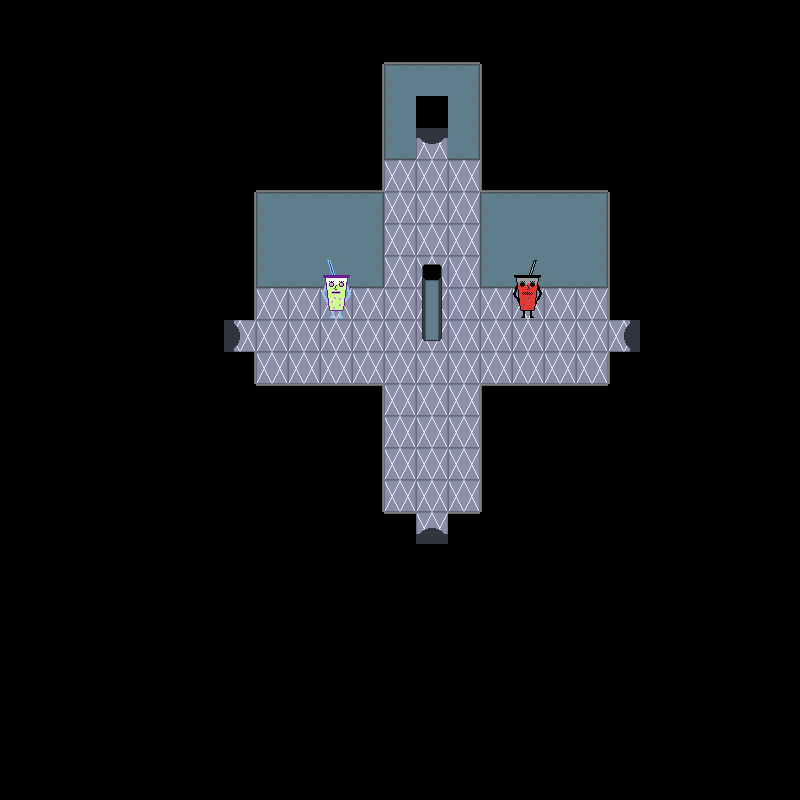

This is a level from a 2D game, rendered from its Tiled map with the project's own tilesets. A one-line summary and the map file follow, with tile-layer data summarised:
An orthogonal 25x25 tile map with 32x32 px tiles, 5 tile layers (backgroundLayer, wallLayer, objectLayer, objectAboveLayer, ...), 2 tilesets and 4 objects.

<map version="1.2" tiledversion="1.2.3" orientation="orthogonal" renderorder="right-down" width="25" height="25" tilewidth="32" tileheight="32" infinite="0" nextlayerid="7" nextobjectid="5">
 <tileset firstgid="1" name="f2tiles" tilewidth="32" tileheight="32" tilecount="56" columns="8">
  <image source="../../assets/Floor 2/f2spritesheet.png" width="256" height="224" />
 </tileset>
 <tileset firstgid="57" name="f2objs" tilewidth="32" tileheight="32" tilecount="16" columns="4">
  <image source="../../assets/Floor 2/objspritesheet.png" width="128" height="128" />
 </tileset>
 <layer id="1" name="backgroundLayer" width="25" height="25">
  <data>[625 cells, 625 non-empty, 6 distinct tile ids]</data>
 </layer>
 <layer id="2" name="wallLayer" width="25" height="25">
  <data>[625 cells, 92 non-empty, 18 distinct tile ids]</data>
 </layer>
 <layer id="3" name="objectLayer" width="25" height="25">
  <data>[625 cells, 5 non-empty, 5 distinct tile ids]</data>
 </layer>
 <layer id="4" name="objectAboveLayer" width="25" height="25">
  <data>[625 cells, 2 non-empty, 2 distinct tile ids]</data>
 </layer>
 <objectgroup id="5" name="doorObject">
  <object id="1" gid="16" x="416" y="160" width="32" height="32">
   <properties>
    <property name="door" value="up" />
   </properties>
  </object>
  <object id="2" gid="16" x="224" y="352" width="32" height="32">
   <properties>
    <property name="door" value="left" />
   </properties>
  </object>
  <object id="3" gid="16" x="608" y="352" width="32" height="32">
   <properties>
    <property name="door" value="right" />
   </properties>
  </object>
  <object id="4" gid="16" x="416" y="544" width="32" height="32">
   <properties>
    <property name="door" value="down" />
   </properties>
  </object>
 </objectgroup>
 <layer id="6" name="aboveLayer" width="25" height="25">
  <data>[625 cells, 0 non-empty, 0 distinct tile ids]</data>
 </layer>
</map>
